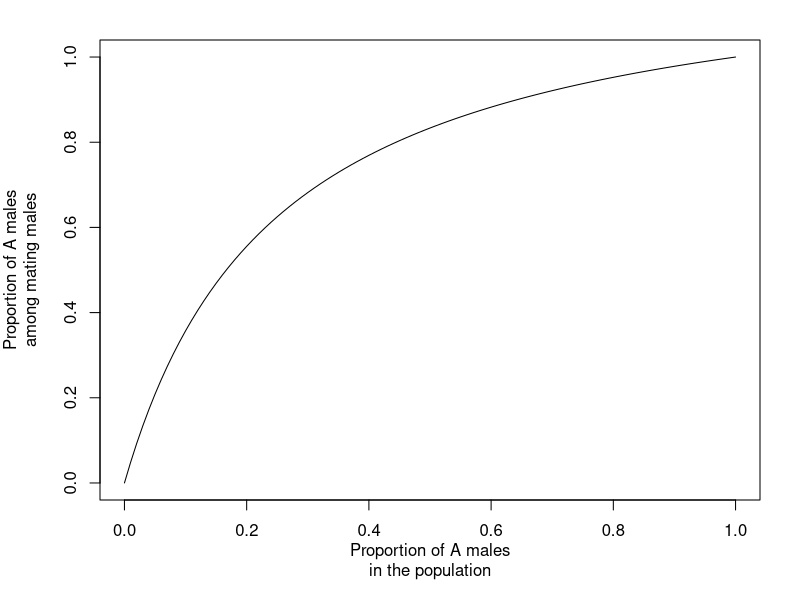
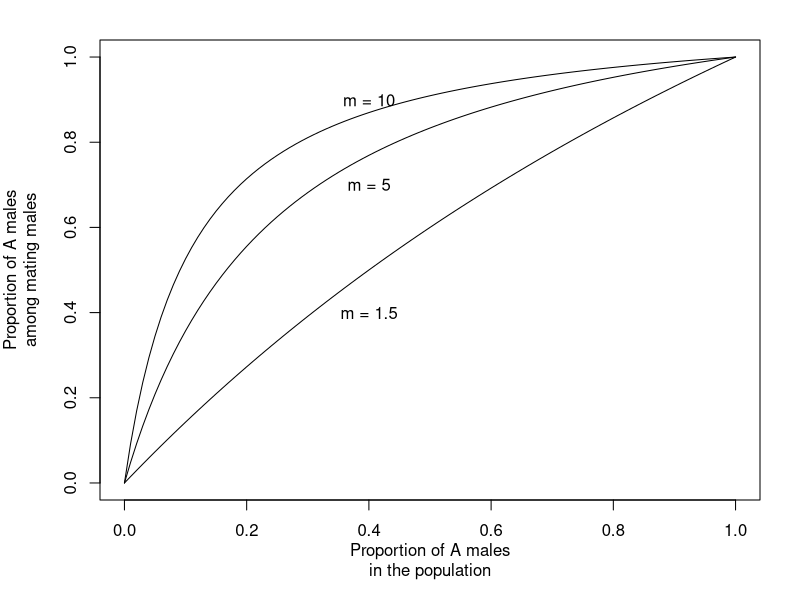

The R source for these figures, in order:

#----------------------------------------------------------------#
#                   Box 2.1 (pg 21-22)                           #
#            Corresponds to Fig. 2.2 on pg 21                    #
#----------------------------------------------------------------#

x <- seq(0, 1, by = 0.01)
# now we choose a value of m to be investigated
m <- 5 
# calculate how y depends on x
y <- m * x/(m * x + 1 - x)

par(mar = c(5, 5, 2, 2))
plot(1, type = "n", xlab = "Proportion of A males\nin the population", 
     ylab = "Proportion of A males\namong mating males", 
     xlim = c(0, 1), 
     ylim = c(0, 1))
lines(x, y)

dev.off()

m1 <- 1.5
m2 <- 5
m3 <- 10

y1 <- m1 * x/(m1 * x + 1 - x)
y2 <- m2 * x/(m2 * x + 1 - x)
y3 <- m3 * x/(m3 * x + 1 - x)

par(mar = c(5, 5, 2, 2))
plot(1, type = "n", xlab = "Proportion of A males\nin the population", 
     ylab = "Proportion of A males\namong mating males", 
     xlim = c(0, 1), 
     ylim = c(0, 1))

lines(x, y1); text(0.4, 0.4, "m = 1.5")
lines(x, y2); text(0.4, 0.7, "m = 5")
lines(x, y3); text(0.4, 0.9, "m = 10")

dev.off()

#------------------------------------------------------------------------#



